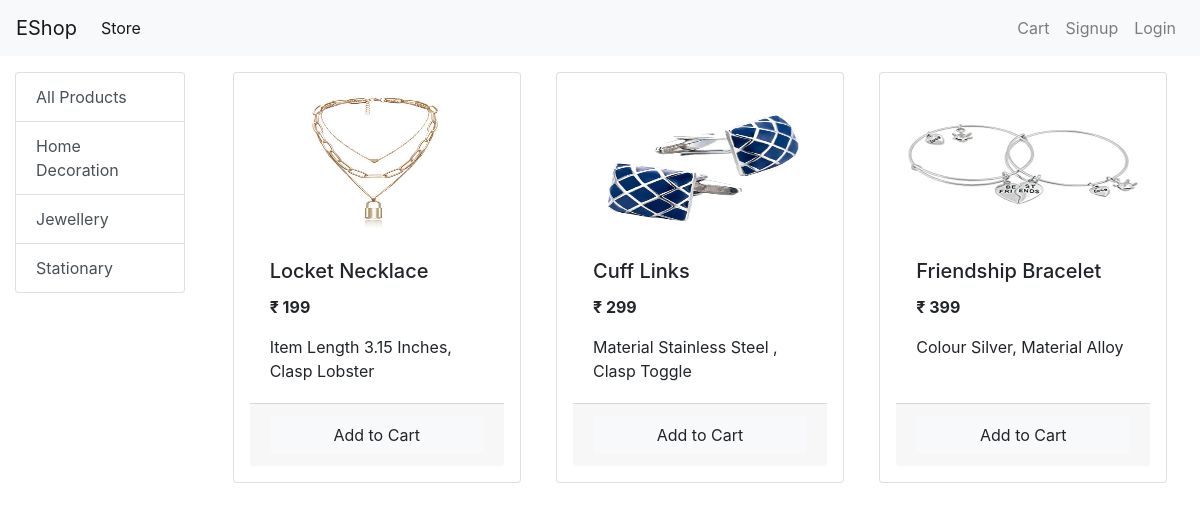
The app's page /?category=2 with its own data.
### store/models/category.py (models this page shows, shortened)
class Category(models.Model):
    name = models.CharField(max_length=50)
    @staticmethod
    def get_all_categories():
        return Category.objects.all()

### store/models/products.py (models this page shows, shortened)
class Product(models.Model):
    name = models.CharField(max_length=50)
    price = models.IntegerField(default = 0)
    category = models.ForeignKey(Category,models.CASCADE,default=1)
    description = models.CharField(max_length=250)
    image = models.ImageField(upload_to = "products/")
    @staticmethod
    def get_all_products_by_categoryid(category_id):
        if category_id:
            return Product.objects.filter(category = category_id)
        else:
            return Product.objects.all()

### store/views/home.py (the view, shortened to what this page needs)
# urls.py: path('',Index.as_view(),name = 'homepage'),
class Index(View):
    def get(self,request):
        products = None
        cart = request.session.get('cart')
        email = request.session.get('email')
        if not email:
            request.session['email'] = None
        if not cart:
            request.session['cart'] = {}
        categories = Category.get_all_categories()
        data ={}
        category_id = request.GET.get('category')
        request.session['category'] = category_id
        if category_id:
            products = Product.get_all_products_by_categoryid(category_id)
        else:
            products = Product.get_all_products()
        print(products[0].name,products[0].price,products[0].image)
        data['products'] = products
        data['categories'] = categories
        return render(request,'index.html',data)

### store/templatetags/cart.py (called while the page is built)
@register.filter(name ='is_in_cart')
def is_in_cart(product,cart):
    keys = cart.keys()
    for id in keys:
        if id == str(product.id):
            return True
    return False

### store/templatetags/custom_filter.py (called while the page is built)
@register.filter(name ='currency')
def currency(number):
    return "₹ " + str(number)

### store/templates/index.html (shortened to what this page needs)
{% extends 'base.html' %} {% block content %} {% load cart %} {% load custom_filter %}
<div class="container-fluid mt-3">
    <div class="row ">
        <div class="col-lg-2 mx-auto">
            <div class="list-group">
                <a href="/?category={{category.id}}" class="list-group-item list-group-item-action">All Products</a> {% for category in categories %}
                <a href="/?category={{category.id}}" class="list-group-item list-group-item-action">{{category.name}}</a> {% endfor %}
            </div>
        </div>
        <div id="products" class="col-lg-10 mx-auto">
            <div class="row mx-auto">
                {% for product in products %}
                <div class="card mx-auto mb-3 p-3" id="{{product.id}}" style="width: 18rem;">
                    <center><img class="card-img-top" src="{{product.image.url}}" style="height:150px;" alt="..."></center>
                    <div class="card-body">
                        <h5 class="card-title">{{product.name}}</h5>
                        <p class="card-text"><b>{{product.price|currency}}</b></p>
                        <p class="card-text">{{product.description}}</p>
                    </div>
                    <div class="card-footer">
                        {% if product|is_in_cart:request.session.cart %}
                        <div class="row no-gutters">
                            <form action="/#{{product.id}}" class="col-2" method="POST">
                                {% csrf_token %}
                                <input type="text" name='product' value='{{product.id}}' hidden>
                                <input type="text" name='remove' value="True" hidden>
                                <input type="submit" value=" - " class=" btn btn-block btn-secondary">
                            </form>
                            <div class="text-center col">{{product|cart_quantity:request.session.cart}} in cart</div>
                            <form action="/#{{product.id}}" class="col-2" method="POST">
                                {% csrf_token %}
                                <input type="text" name='product' value='{{product.id}}' hidden>
                                <input type="submit" value=" + " class=" btn btn-block btn-secondary">
                            </form>
                        </div>
                        {% else %}
                        <form action="/#{{product.id}}" method="POST">
                            <input type="submit" class="float btn btn-block btn-light border-sm" value="Add to Cart">
                        </form>
                        {% endif %}
                    </div>
                </div>
                {% endfor %}
            </div>
        </div>
    </div>
</div>
{% endblock %}

### records on screen
Category: name "Home Decoration"
Category: name "Jewellery"
Category: name "Stationary"
Product: image (picture), name "Locket Necklace", price "₹ 199", description "Item Length 3.15 Inches, Clasp Lobster"
Product: image (picture), name "Cuff Links", price "₹ 299", description "Material Stainless Steel , Clasp Toggle"
Product: image (picture), name "Friendship Bracelet", price "₹ 399", description "Colour Silver, Material Alloy"
